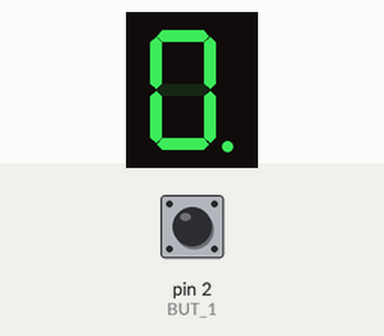
Simulated run of this sketch. Board: Arduino Uno, built with avr-gcc and run on an emulated ATmega328P. On the bench: 1-digit seven-segment display. Wiring (inferred from the names in the program): 1-digit 7-segment display, segments lit when HIGH: segments pin 13, pin 12, pin 11, pin 10, pin 9, pin 7, pin 6, pin 5. The inputs (shaded band) are chosen by the test bench; at power-on: pin 2 (BUT_1) HIGH. The segment pins are drawn as the display they are named for.

Above: at 1.2 s.
1.3 s: pin 2 (BUT_1) pulled LOW for 0.15 s
At 2.5 s:
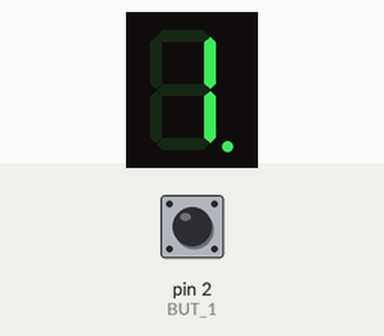
2.9 s: pin 2 (BUT_1) pulled LOW for 1 s
At 3.8 s:
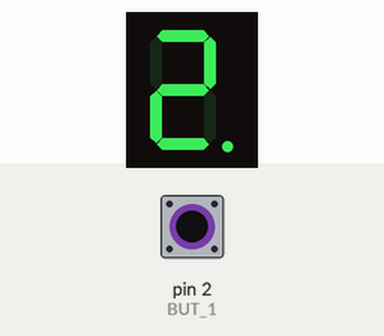
5.4 s: pin 2 (BUT_1) pulled LOW for 0.15 s
At 5.9 s:
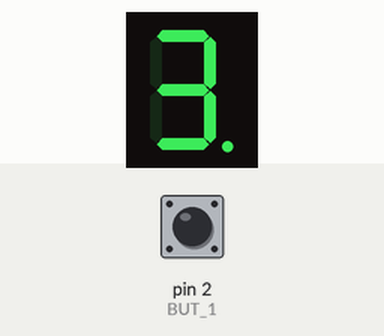
7.0 s: pin 2 (BUT_1) pulled LOW for 1 s
At 8.3 s:
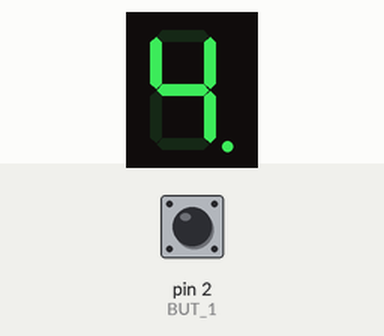
Timing chart, 0 to 10.0 s (numbered marks = the images above; inputs shaded):
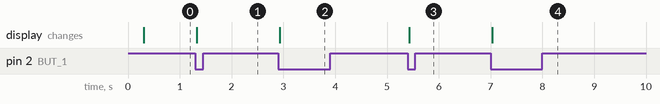

Measured:
- after the input at 1.3 s, the display: changes at once (image 1)
- after the input at 2.9 s, the display: changes at once (image 2)
- after the input at 5.4 s, the display: changes at once (image 3)
- after the input at 7.0 s, the display: changes at once (image 4)

The sketch:

7segment.ino
```cpp
#define SEG_A 13
#define SEG_B 12
#define SEG_C 11
#define SEG_D 10
#define SEG_E 9
#define SEG_F 7
#define SEG_G 6
#define SEG_H 5
#define BUT_1 2
bool tl;
bool old_tl;//reaguje pouze na hranu
int counter=0;
byte segments [8] = {SEG_A, SEG_B, SEG_C, SEG_D, SEG_E, SEG_F, SEG_G, SEG_H};
int segments_val [8] = {0, 0, 0, 0, 0, 0, 0, 0};
int val0 [8] = {1, 1, 1, 1, 1, 1, 0, 0};
  int val1 [8] = {0, 1, 1, 0, 0, 0, 0, 0};
  int val2 [8] = {1, 1, 0, 1, 1, 0, 1, 0};
  int val3 [8] = {1, 1, 1, 1, 0, 0, 1, 0};
  int val4 [8] = {0, 1, 1, 0, 0, 1, 1, 0};
  int val5 [8] = {1, 0, 1, 1, 0, 1, 1, 0};
  int val6 [8] = {0, 0, 1, 1, 1, 1, 1, 0};
  int val7 [8] = {1, 1, 1, 0, 0, 0, 0, 0};
  int val8 [8] = {1, 1, 1, 1, 1, 1, 1, 0};
  int val9 [8] = {1, 1, 1, 0, 0, 1, 1, 0};
void setup()
{
  pinMode(SEG_A, OUTPUT);
  pinMode(SEG_B, OUTPUT);
  pinMode(SEG_C, OUTPUT);
  pinMode(SEG_D, OUTPUT);
  pinMode(SEG_E, OUTPUT);
  pinMode(SEG_F, OUTPUT);
  pinMode(SEG_G, OUTPUT);
  pinMode(SEG_H, OUTPUT);
  pinMode(BUT_1, INPUT_PULLUP);
}
void loop()
{
  if(old_tl != digitalRead(BUT_1))
  {
    if(old_tl)
  	{
    	counter++;
      	if(counter ==10)
      	{
        	counter =0;
      	}
  	}
  	old_tl = digitalRead(BUT_1);
  }
  delay(10);
  setNumber(counter, true);//nastavení
}
void setNumber(int number, bool dot)
{
  switch(number)
  {
    case 0:
    	setNumberAuto(val0, dot);
    break;
    case 1:
    	setNumberAuto(val1, dot);
    break;
    case 2:
    	setNumberAuto(val2, dot);
    break;
    case 3:
    	setNumberAuto(val3, dot);
    break;
    case 4:
    	setNumberAuto(val4, dot);
    break;
    case 5:
    	setNumberAuto(val5, dot);
    break;
    case 6:
    	setNumberAuto(val6, dot);
    break;
    case 7:
    	setNumberAuto(val7, dot);
    break;
    case 8:
    	setNumberAuto(val8, dot);
    break;
    case 9:
    	setNumberAuto(val9, dot);
    break;
  }
}
void setNumberAuto(int num[], bool dot)
{
  for(int i=0;i<=8;i++)
  {
    digitalWrite(segments[i],num[i]);
  }
  if(dot)
  {
      digitalWrite(SEG_H,1);
  }
}
```
